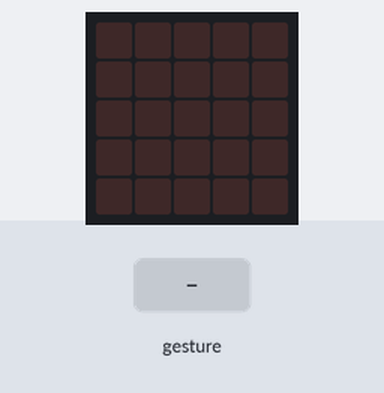
This program was run on a simulated BBC micro:bit (MakeCode). Parts: the board's 5×5 LED display. The inputs (shaded band) are chosen by the test bench. Random numbers come from a fixed seed; a tilt is held for 1.5 s and a shake lasts 1 s, then the board lies face up again.

Above: at 1.2 s.
1.3 s: gesture 'shake'
At 1.7 s:
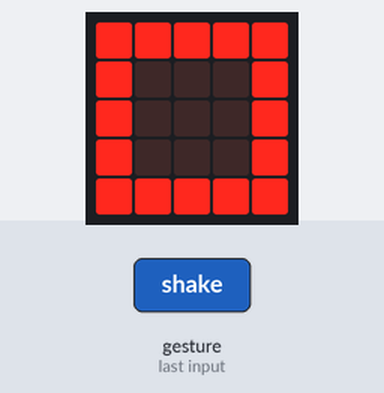
At 3.0 s:
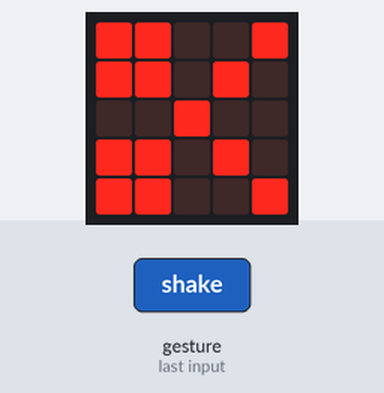
Timing chart, 0 to 4.5 s (numbered marks = the images above; inputs shaded):
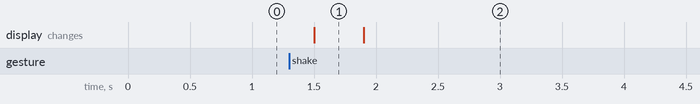

The program:

main.ts
```typescript
let hand = 0
input.onGesture(Gesture.Shake, function () {
    hand = randint(1, 3)
    basic.showLeds(`
        # # # # #
        # . . . #
        # . . . #
        # . . . #
        # # # # #
        `)
    if (hand == 1) {
        basic.showLeds(`
            # # . . #
            # # . # .
            . . # . .
            # # . # .
            # # . . #
            `)
    } else {
        if (hand == 2) {
            basic.showLeds(`
                . . . . .
                . # # # .
                . # # # .
                . # # # .
                . . . . .
                `)
        }
    }
})
basic.forever(function () {

})
```

test.ts
```typescript
// les tests vont ici ; cela ne sera pas compilé si ce paquet est utilisé en tant qu'extension.
```

Measured:
- after the input at 1.3 s, the display: changes after 0.20 s (image 1)
- what the display in image 1 shows lasts 0.4 s, from 1.5 s to 1.9 s
